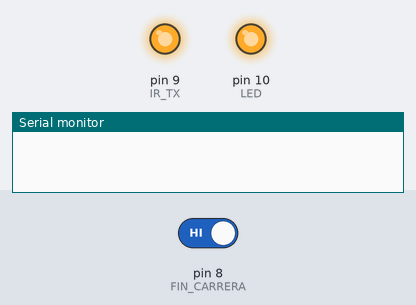
Simulated run of this sketch. Board: Arduino Uno, built with avr-gcc and run on an emulated ATmega328P. Shown: output pins drawn as LEDs (lit = HIGH), the last lines printed to the serial monitor. The inputs (shaded band) are chosen by the test bench; at power-on: pin 8 (FIN_CARRERA) HIGH.

Above: at 1.2 s.
1.3 s: pin 8 (FIN_CARRERA) driven LOW
At 1.9 s:
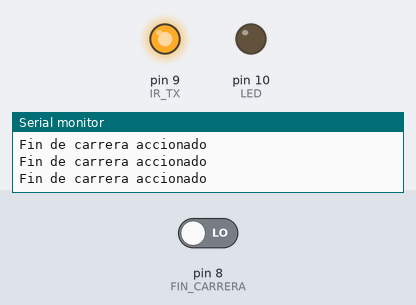
2.8 s: pin 8 (FIN_CARRERA) driven HIGH
At 3.1 s:
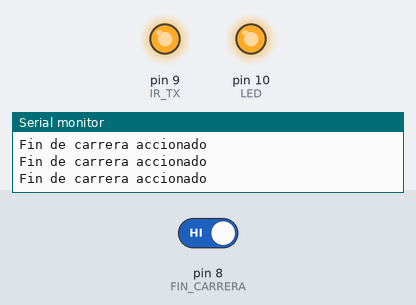
Timing chart, 0 to 5.8 s (numbered marks = the images above; inputs shaded):
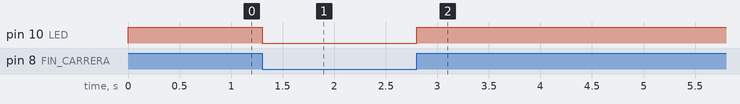

Measured:
- after the input at 1.3 s, pin 10 (LED): HIGH → LOW at once
- after the input at 2.8 s, pin 10 (LED): LOW → HIGH at once

The sketch:

fin_carrera.ino
```cpp
#define FIN_CARRERA  8
#define IR_TX 9
#define LED 10
int entrada;
int estadoAnterior = HIGH;

void setup() {
  // put your setup code here, to run once:
  pinMode(FIN_CARRERA, INPUT);
  pinMode(IR_TX,OUTPUT);
  pinMode(LED, OUTPUT);
  digitalWrite(LED, LOW);
  digitalWrite(IR_TX, HIGH);
  Serial.begin(115200); // inicio el puerto serie
  Serial.println("\n");

}

void loop() {
  // put your main code here, to run repeatedly:
  entrada = digitalRead(FIN_CARRERA);

  if(entrada == LOW) {
//    estadoAnterior = entrada;
//    delay(10);
//    entrada = digitalRead(FIN_CARRERA);
//    if(entrada == estadoAnterior) {
      Serial.println("Fin de carrera accionado");
      digitalWrite(LED, LOW);
//    }
  }
  if(entrada == HIGH) digitalWrite(LED, HIGH);
  //estadoAnterior = entrada;

//  if( (entrada == LOW) && (entradaAnterior == HIGH)) {
//    entradaAnterior = entrada;
//    delay(10);
//    entrada = digitalRead(PULSADOR);
//    if(entradaAnterior == entrada)
//      Serial.println("Pulsador presionado");
//  }
//  entradaAnterior = entrada;

//  if(entrada == LOW) {
//    if(entradaAnterior == HIGH) {
//      contador ++;
//      //Serial.println("Pulsador presionado");
//      Serial.print(contador);
//    }
//    entradaAnterior = entrada;
//  }
//  else
//   entradaAnterior = HIGH;
  //entradaAnterior = entrada;
}
```
